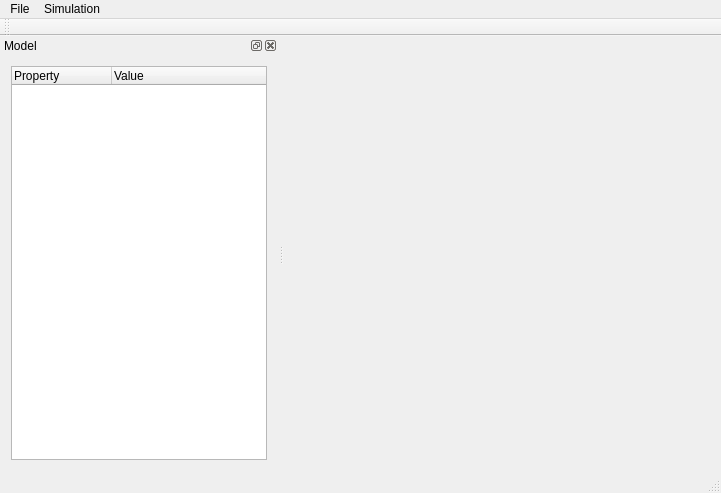
<?xml version="1.0" encoding="UTF-8"?>
<ui version="4.0">
 <class>MainWindow</class>
 <widget class="QMainWindow" name="MainWindow">
  <property name="geometry">
   <rect>
    <x>0</x>
    <y>0</y>
    <width>721</width>
    <height>493</height>
   </rect>
  </property>
  <property name="windowTitle">
   <string>MainWindow</string>
  </property>
  <widget class="QWidget" name="centralWidget"/>
  <widget class="QMenuBar" name="menuBar">
   <property name="geometry">
    <rect>
     <x>0</x>
     <y>0</y>
     <width>721</width>
     <height>22</height>
    </rect>
   </property>
   <widget class="QMenu" name="menuFile">
    <property name="title">
     <string>File</string>
    </property>
    <addaction name="actionOpenSimulation"/>
    <addaction name="actionStartTwedit"/>
   </widget>
   <widget class="QMenu" name="menuSimulation">
    <property name="title">
     <string>Simulation</string>
    </property>
    <addaction name="actionRun"/>
    <addaction name="actionPause"/>
    <addaction name="actionStop"/>
   </widget>
   <addaction name="menuFile"/>
   <addaction name="menuSimulation"/>
  </widget>
  <widget class="QToolBar" name="mainToolBar">
   <attribute name="toolBarArea">
    <enum>TopToolBarArea</enum>
   </attribute>
   <attribute name="toolBarBreak">
    <bool>false</bool>
   </attribute>
  </widget>
  <widget class="QStatusBar" name="statusBar"/>
  <widget class="QDockWidget" name="dockWidgetModel">
   <property name="windowTitle">
    <string>Model</string>
   </property>
   <attribute name="dockWidgetArea">
    <number>1</number>
   </attribute>
   <widget class="QWidget" name="dockWidgetContents">
    <layout class="QHBoxLayout" name="horizontalLayout">
     <item>
      <widget class="QTreeWidget" name="treeWidgetModel">
       <property name="columnCount">
        <number>2</number>
       </property>
       <column>
        <property name="text">
         <string>Property</string>
        </property>
       </column>
       <column>
        <property name="text">
         <string>Value</string>
        </property>
       </column>
      </widget>
     </item>
    </layout>
   </widget>
  </widget>
  <action name="actionOpenSimulation">
   <property name="text">
    <string>Open Simulation..</string>
   </property>
  </action>
  <action name="actionStartTwedit">
   <property name="text">
    <string>Start Twedit++</string>
   </property>
  </action>
  <action name="actionRun">
   <property name="text">
    <string>Run</string>
   </property>
  </action>
  <action name="actionPause">
   <property name="text">
    <string>Pause</string>
   </property>
  </action>
  <action name="actionStop">
   <property name="text">
    <string>Stop</string>
   </property>
  </action>
 </widget>
 <layoutdefault spacing="6" margin="11"/>
 <resources/>
 <connections/>
</ui>
